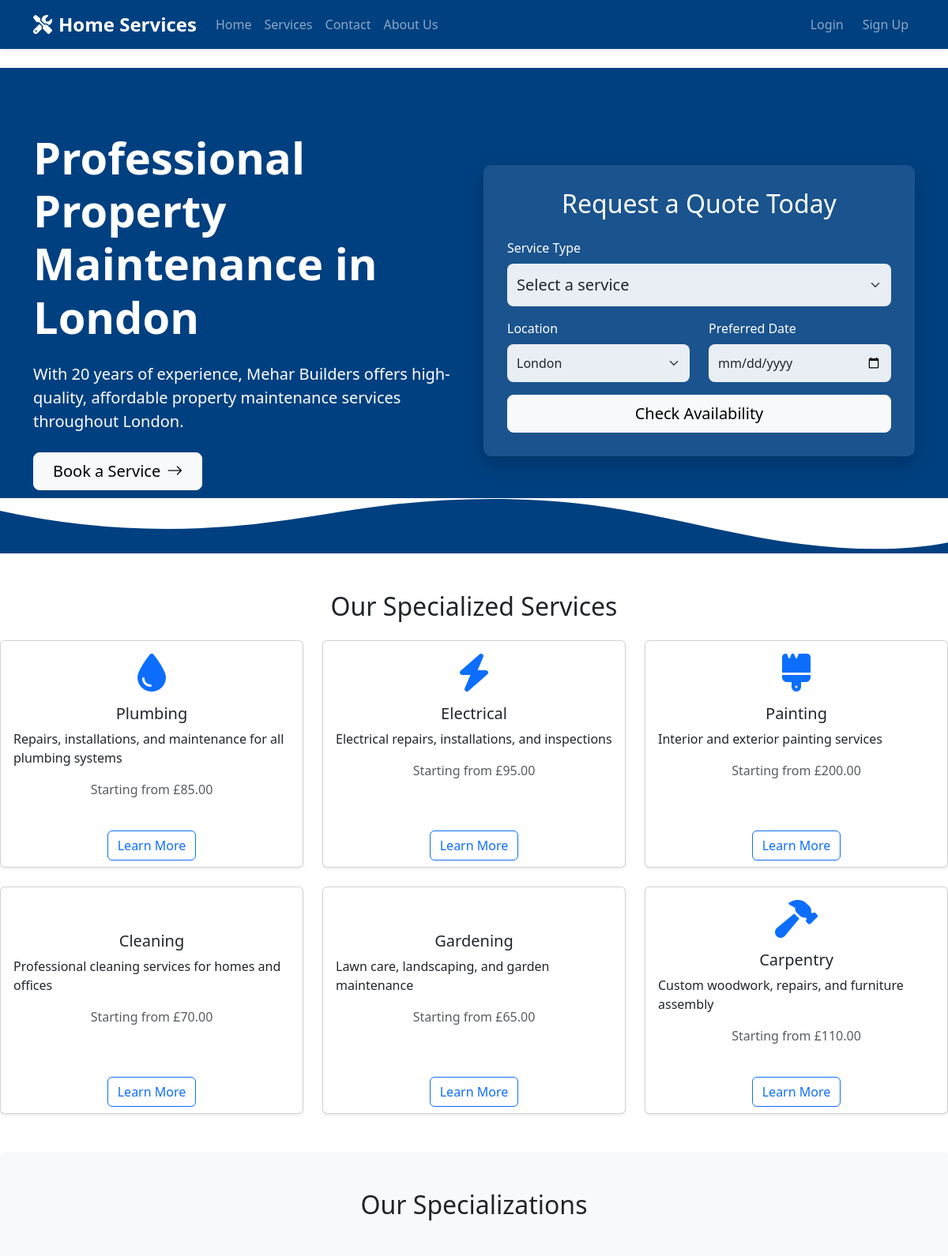
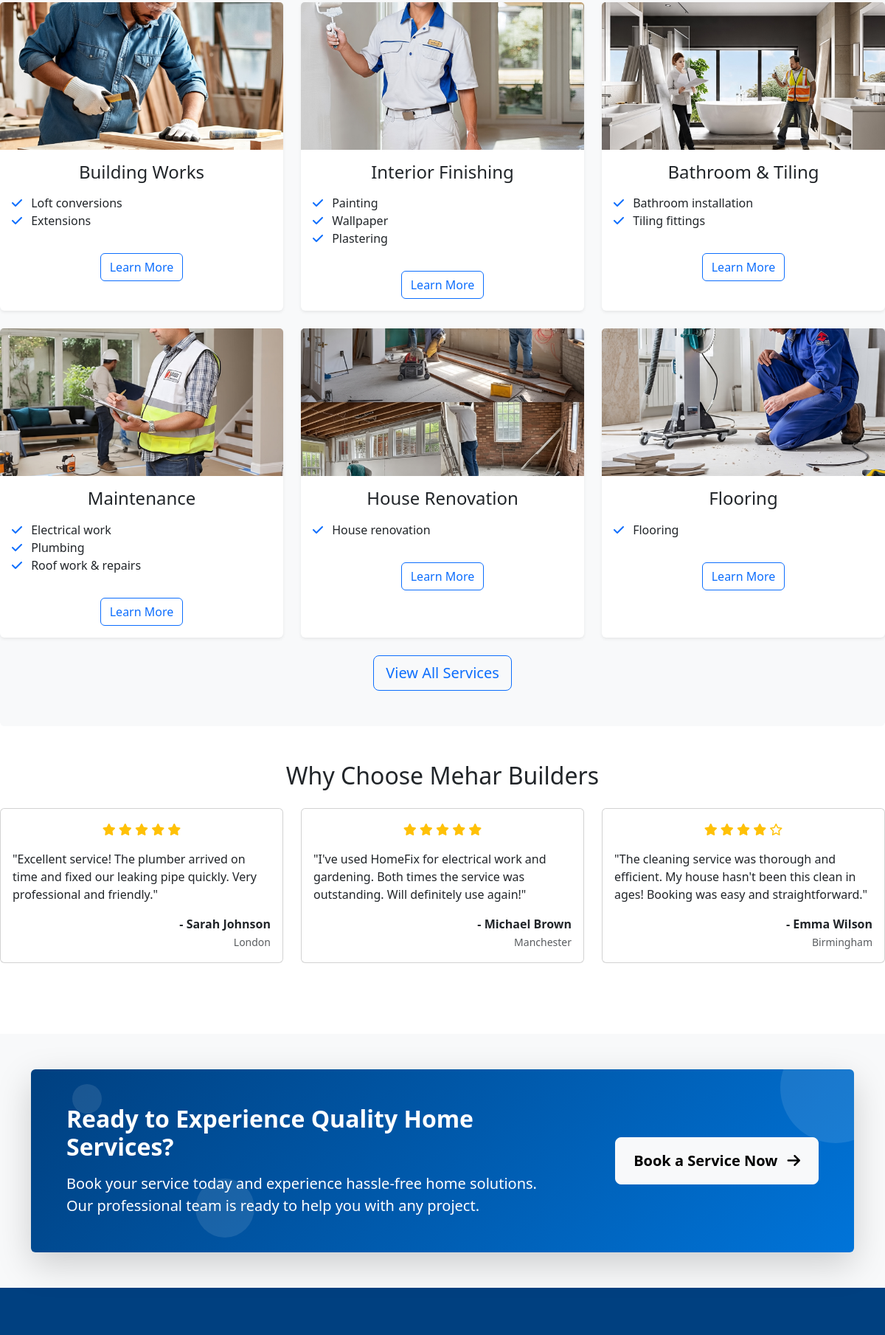
The page / (upper part) on the database its author committed (2 pictures, top to bottom).
### services/models.py (models this page shows, shortened)
class Service(models.Model):
    name = models.CharField(max_length=100)
    description = models.TextField()
    icon = models.CharField(max_length=50)  # Store icon name/class
    base_price = models.DecimalField(max_digits=10, decimal_places=2)
    category = models.CharField(max_length=100)

### services/views.py (the view)
# urls.py: path('', views.home, name='home'),
def home(request):
    services = Service.objects.all()
    service_areas = ServiceArea.objects.all()
    return render(request, 'services/home.html', {
        'services': services,
        'service_areas': service_areas,
    })

### templates/services/home.html (shortened to what this page needs)
{% extends "base.html" %}
{% load static %}
{% block content %}
<section class="hero-section">
    <div class="container">
        <div class="row align-items-center">
            <div class="col-lg-6 mb-5 mb-lg-0">
                <h1 class="display-4 fw-bold mb-4">Professional Property Maintenance in London</h1>
                <p class="lead mb-4">With 20 years of experience, Mehar Builders offers high-quality, affordable property maintenance services throughout London.</p>
                <div class="d-flex gap-3">
                    <a href="{% url 'services' %}" class="btn btn-light btn-lg px-4 d-inline-flex align-items-center">
                        Book a Service <i class="bi bi-arrow-right ms-2"></i>
                    </a>
                </div>
            </div>
            <div class="col-lg-6">
                <div class="booking-form">
                    <h2 class="text-center mb-4">Request a Quote Today</h2>
                    <form action="{% url 'services' %}" method="get">
                        <div class="mb-3">
                            <label for="serviceType" class="form-label">Service Type</label>
                            <select class="form-select form-select-lg" id="serviceType" name="service">
                                <option value="">Select a service</option>
                            </select>
                        </div>
                        <div class="row">
                            <div class="col-md-6 mb-3">
                                <label for="location" class="form-label">Location</label>
                                <select class="form-select" id="location" name="location">
                                    <option value="London">London</option>
                                </select>
                            </div>
                            <div class="col-md-6 mb-3">
                                <label for="date" class="form-label">Preferred Date</label>
                                <input type="date" class="form-control" id="date" name="date">
                            </div>
                        </div>
                        <div class="d-grid">
                            <button type="submit" class="btn btn-light btn-lg">Check Availability</button>
                        </div>
                    </form>
                </div>
            </div>
        </div>
        <div class="wave-divider">
        </div>
    </section>
    <section class="py-5">
        <h2 class="text-center mb-4">Our Specialized Services</h2>
        <div class="row row-cols-1 row-cols-md-3 g-4">
            {% for service in services %}
            <div class="col">
                <div class="card h-100 shadow-sm">
                    <div class="card-body">
                        <div class="text-center mb-3">
                            <i class="fas fa-{{ service.icon }} fa-3x text-primary"></i>
                        </div>
                        <h5 class="card-title text-center">{{ service.name }}</h5>
                        <p class="card-text">{{ service.description }}</p>
                        <p class="text-center text-muted">Starting from £{{ service.base_price }}</p>
                    </div>
                    <div class="card-footer bg-transparent border-0 text-center">
                        <a href="{% url 'service_detail' service.id %}" class="btn btn-outline-primary">Learn More</a>
                    </div>
                </div>
            </div>
            {% endfor %}
        </div>
    </section>
    <section class="py-5 bg-light rounded">
        <h2 class="text-center mb-5">Our Specializations</h2>
        <div class="row row-cols-1 row-cols-md-3 g-4">
            <div class="col">
                <div class="card h-100 border-0 shadow-sm">
                    <img src="{% static 'images/carpenter.jpeg' %}" class="card-img-top" alt="Building Works" style="height: 200px; object-fit: cover;">
                    <div class="card-body text-center">
                        <h4 class="mb-3">Building Works</h4>
                        <ul class="list-unstyled text-start">
                            <li><i class="fas fa-check text-primary me-2"></i> Loft conversions</li>
                            <li><i class="fas fa-check text-primary me-2"></i> Extensions</li>
                        </ul>
                        <a href="{% url 'services' %}" class="btn btn-outline-primary mt-3">Learn More</a>
                    </div>
                </div>
            </div>
            <div class="col">
                <div class="card h-100 border-0 shadow-sm">
                    <img src="{% static 'images/painting.jpeg' %}" class="card-img-top" alt="Interior Finishing" style="height: 200px; object-fit: cover;">
                    <div class="card-body text-center">
                        <h4 class="mb-3">Interior Finishing</h4>
                        <ul class="list-unstyled text-start">
                            <li><i class="fas fa-check text-primary me-2"></i> Painting</li>
                            <li><i class="fas fa-check text-primary me-2"></i> Wallpaper</li>
                            <li><i class="fas fa-check text-primary me-2"></i> Plastering</li>
                        </ul>
                        <a href="{% url 'services' %}" class="btn btn-outline-primary mt-3">Learn More</a>
                    </div>
                </div>
            </div>
            <div class="col">
                <div class="card h-100 border-0 shadow-sm">
                    <img src="{% static 'images/bathroom&tilling.jpeg' %}" class="card-img-top" alt="Bathroom & Tiling" style="height: 200px; object-fit: cover;">
                    <div class="card-body text-center">
                        <h4 class="mb-3">Bathroom & Tiling</h4>
                        <ul class="list-unstyled text-start">
                            <li><i class="fas fa-check text-primary me-2"></i> Bathroom installation</li>
                            <li><i class="fas fa-check text-primary me-2"></i> Tiling fittings</li>
                        </ul>
                        <a href="{% url 'services' %}" class="btn btn-outline-primary mt-3">Learn More</a>
                    </div>
                </div>
            </div>
            <div class="col">
                <div class="card h-100 border-0 shadow-sm">
                    <img src="{% static 'images/maintenence.jpeg' %}" class="card-img-top" alt="Maintenance" style="height: 200px; object-fit: cover;">
                    <div class="card-body text-center">
                        <h4 class="mb-3">Maintenance</h4>
                        <ul class="list-unstyled text-start">
                            <li><i class="fas fa-check text-primary me-2"></i> Electrical work</li>
                            <li><i class="fas fa-check text-primary me-2"></i> Plumbing</li>
                            <li><i class="fas fa-check text-primary me-2"></i> Roof work & repairs</li>
                        </ul>
                        <a href="{% url 'services' %}" class="btn btn-outline-primary mt-3">Learn More</a>
                    </div>
                </div>
            </div>
            <div class="col">
                <div class="card h-100 border-0 shadow-sm">
                    <img src="{% static 'images/house_re.jpeg' %}" class="card-img-top" alt="House Renovation" style="height: 200px; object-fit: cover;">
                    <div class="card-body text-center">
                        <h4 class="mb-3">House Renovation</h4>
                        <ul class="list-unstyled text-start">
                            <li><i class="fas fa-check text-primary me-2"></i> House renovation</li>
                        </ul>
                        <a href="{% url 'services' %}" class="btn btn-outline-primary mt-3">Learn More</a>
                    </div>
                </div>
            </div>
            <div class="col">
                <div class="card h-100 border-0 shadow-sm">
                    <img src="{% static 'images/flooring.jpeg' %}" class="card-img-top" alt="Flooring" style="height: 200px; object-fit: cover;">
                    <div class="card-body text-center">
                        <h4 class="mb-3">Flooring</h4>
                        <ul class="list-unstyled text-start">
                            <li><i class="fas fa-check text-primary me-2"></i> Flooring</li>
                        </ul>
                        <a href="{% url 'services' %}" class="btn btn-outline-primary mt-3">Learn More</a>
                    </div>
                </div>
            </div>
        </div>
        <div class="text-center mt-4">
            <button id="viewAllBtn" class="btn btn-outline-primary btn-lg">View All Services</button>
        </div>
    </section>
    <section class="py-5">
        <h2 class="text-center mb-4">Why Choose Mehar Builders</h2>
        <div class="row">
            <div class="col-lg-4 mb-4">
                <div class="card h-100">
                    <div class="card-body">
                        <div class="d-flex justify-content-center mb-3">
                            <div class="text-warning">
                                <i class="fas fa-star"></i>
                                <i class="fas fa-star"></i>
                                <i class="fas fa-star"></i>
                                <i class="fas fa-star"></i>
                                <i class="fas fa-star"></i>
                            </div>
                        </div>
                        <p class="card-text">"Excellent service! The plumber arrived on time and fixed our leaking pipe quickly. Very professional and friendly."</p>
                        <div class="text-end">
                            <p class="mb-0 fw-bold">- Sarah Johnson</p>
                            <small class="text-muted">London</small>
                        </div>
                    </div>
                </div>
            </div>
            <div class="col-lg-4 mb-4">
                <div class="card h-100">
                    <div class="card-body">
                        <div class="d-flex justify-content-center mb-3">
                            <div class="text-warning">
                                <i class="fas fa-star"></i>
                                <i class="fas fa-star"></i>
                                <i class="fas fa-star"></i>
                                <i class="fas fa-star"></i>
                                <i class="fas fa-star"></i>
                            </div>
                        </div>
                        <p class="card-text">"I've used HomeFix for electrical work and gardening. Both times the service was outstanding. Will definitely use again!"</p>
                        <div class="text-end">
                            <p class="mb-0 fw-bold">- Michael Brown</p>
                            <small class="text-muted">Manchester</small>
                        </div>
                    </div>
                </div>
            </div>
            <div class="col-lg-4 mb-4">
                <div class="card h-100">
                    <div class="card-body">
                        <div class="d-flex justify-content-center mb-3">
                            <div class="text-warning">
                                <i class="fas fa-star"></i>
                                <i class="fas fa-star"></i>
                                <i class="fas fa-star"></i>
                                <i class="fas fa-star"></i>
                                <i class="far fa-star"></i>
                            </div>
                        </div>
                        <p class="card-text">"The cleaning service was thorough and efficient. My house hasn't been this clean in ages! Booking was easy and straightforward."</p>
                        <div class="text-end">
                            <p class="mb-0 fw-bold">- Emma Wilson</p>
                            <small class="text-muted">Birmingham</small>
                        </div>
                    </div>
                </div>
            </div>
        </div>
    </section>
{% endblock content %}

### rows shown on the page
Service: name "Plumbing", description "Repairs, installations, and maintenance for all plumbing systems", base_price "85.00"
Service: name "Electrical", description "Electrical repairs, installations, and inspections", base_price "95.00"
Service: name "Painting", description "Interior and exterior painting services", base_price "200.00"
Service: name "Cleaning", description "Professional cleaning services for homes and offices", base_price "70.00"
Service: name "Gardening", description "Lawn care, landscaping, and garden maintenance", base_price "65.00"
Service: name "Carpentry", description "Custom woodwork, repairs, and furniture assembly", base_price "110.00"
